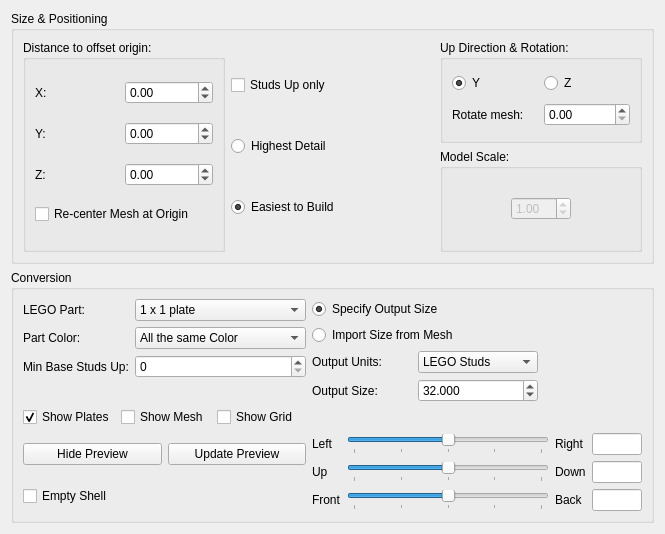
<?xml version="1.0" encoding="UTF-8"?>
<ui version="4.0">
 <class>ArgPanel</class>
 <widget class="QWidget" name="ArgPanel">
  <property name="geometry">
   <rect>
    <x>0</x>
    <y>0</y>
    <width>665</width>
    <height>534</height>
   </rect>
  </property>
  <property name="sizePolicy">
   <sizepolicy hsizetype="Minimum" vsizetype="Minimum">
    <horstretch>0</horstretch>
    <verstretch>0</verstretch>
   </sizepolicy>
  </property>
  <property name="minimumSize">
   <size>
    <width>665</width>
    <height>534</height>
   </size>
  </property>
  <property name="maximumSize">
   <size>
    <width>665</width>
    <height>534</height>
   </size>
  </property>
  <property name="windowTitle">
   <string>Form</string>
  </property>
  <layout class="QGridLayout" name="gridLayout_7">
   <item row="0" column="0">
    <widget class="QGroupBox" name="groupBox_4">
     <property name="title">
      <string>Size &amp;&amp; Positioning</string>
     </property>
     <layout class="QGridLayout" name="gridLayout_3">
      <item row="0" column="2">
       <widget class="QGroupBox" name="groupBox_2">
        <property name="title">
         <string>Up Direction &amp;&amp; Rotation:</string>
        </property>
        <layout class="QGridLayout" name="gridLayout_5">
         <item row="0" column="0">
          <widget class="QRadioButton" name="upYRadio">
           <property name="toolTip">
            <string>Change the Mesh's UP direction</string>
           </property>
           <property name="text">
            <string>Y</string>
           </property>
           <property name="checked">
            <bool>true</bool>
           </property>
          </widget>
         </item>
         <item row="0" column="1">
          <widget class="QRadioButton" name="upZRadio">
           <property name="toolTip">
            <string>Change the Mesh's UP direction</string>
           </property>
           <property name="text">
            <string>Z</string>
           </property>
          </widget>
         </item>
         <item row="1" column="0">
          <widget class="QLabel" name="label_3">
           <property name="text">
            <string>Rotate mesh:</string>
           </property>
           <property name="buddy">
            <cstring>rotateDSpin</cstring>
           </property>
          </widget>
         </item>
         <item row="1" column="1">
          <widget class="QDoubleSpinBox" name="rotateDSpin">
           <property name="toolTip">
            <string>Rotate the Mesh this many degrees around its UP direction</string>
           </property>
           <property name="maximum">
            <double>360.000000000000000</double>
           </property>
          </widget>
         </item>
        </layout>
       </widget>
      </item>
      <item row="1" column="2">
       <widget class="QGroupBox" name="groupBox_3">
        <property name="title">
         <string>Model Scale:</string>
        </property>
        <layout class="QGridLayout" name="gridLayout">
         <item row="0" column="0">
          <widget class="QDoubleSpinBox" name="scaleDSpinold">
           <property name="enabled">
            <bool>false</bool>
           </property>
           <property name="maximumSize">
            <size>
             <width>60</width>
             <height>16777215</height>
            </size>
           </property>
           <property name="toolTip">
            <string>Grow or shrink the Mesh by this amount overall</string>
           </property>
           <property name="minimum">
            <double>-5000000.000000000000000</double>
           </property>
           <property name="maximum">
            <double>5000000.000000000000000</double>
           </property>
           <property name="value">
            <double>1.000000000000000</double>
           </property>
          </widget>
         </item>
        </layout>
       </widget>
      </item>
      <item row="0" column="0" rowspan="2">
       <widget class="QGroupBox" name="groupBox">
        <property name="title">
         <string>Distance to offset origin:</string>
        </property>
        <layout class="QGridLayout" name="gridLayout_4">
         <item row="0" column="0">
          <widget class="QLabel" name="label">
           <property name="text">
            <string>X:</string>
           </property>
           <property name="buddy">
            <cstring>offsetXDSpin</cstring>
           </property>
          </widget>
         </item>
         <item row="0" column="1">
          <widget class="QDoubleSpinBox" name="offsetXDSpin">
           <property name="toolTip">
            <string>Offset the Mesh's origin by this much in X direction</string>
           </property>
           <property name="minimum">
            <double>-5000000.000000000000000</double>
           </property>
           <property name="maximum">
            <double>5000000.000000000000000</double>
           </property>
           <property name="value">
            <double>0.000000000000000</double>
           </property>
          </widget>
         </item>
         <item row="1" column="0">
          <widget class="QLabel" name="label_4">
           <property name="text">
            <string>Y:</string>
           </property>
           <property name="buddy">
            <cstring>offsetYDSpin</cstring>
           </property>
          </widget>
         </item>
         <item row="1" column="1">
          <widget class="QDoubleSpinBox" name="offsetYDSpin">
           <property name="toolTip">
            <string>Offset the Mesh's origin by this much in Y direction</string>
           </property>
           <property name="minimum">
            <double>-5000000.000000000000000</double>
           </property>
           <property name="maximum">
            <double>5000000.000000000000000</double>
           </property>
          </widget>
         </item>
         <item row="2" column="0">
          <widget class="QLabel" name="label_5">
           <property name="text">
            <string>Z:</string>
           </property>
           <property name="buddy">
            <cstring>offsetZDSpin</cstring>
           </property>
          </widget>
         </item>
         <item row="2" column="1">
          <widget class="QDoubleSpinBox" name="offsetZDSpin">
           <property name="toolTip">
            <string>Offset the Mesh's origin by this much in Z direction</string>
           </property>
           <property name="minimum">
            <double>-5000000.000000000000000</double>
           </property>
           <property name="maximum">
            <double>5000000.000000000000000</double>
           </property>
          </widget>
         </item>
         <item row="3" column="0" colspan="2">
          <widget class="QCheckBox" name="centerCheck">
           <property name="enabled">
            <bool>true</bool>
           </property>
           <property name="toolTip">
            <string>Re-center the Mesh at origin</string>
           </property>
           <property name="text">
            <string>Re-center Mesh at Origin</string>
           </property>
           <property name="checked">
            <bool>false</bool>
           </property>
          </widget>
         </item>
        </layout>
       </widget>
      </item>
      <item row="0" column="1" rowspan="2">
       <layout class="QVBoxLayout" name="verticalLayout">
        <item>
         <widget class="QCheckBox" name="studsUpCheck">
          <property name="toolTip">
           <string>Use only Studs Up parts</string>
          </property>
          <property name="text">
           <string>Studs Up only</string>
          </property>
         </widget>
        </item>
        <item>
         <widget class="QRadioButton" name="maxDetailRadio">
          <property name="toolTip">
           <string>Create a LEGO model that is the closest match to the Mesh as possible.  Could result in some seriously tricky building.</string>
          </property>
          <property name="text">
           <string>Highest Detail</string>
          </property>
          <property name="checked">
           <bool>false</bool>
          </property>
         </widget>
        </item>
        <item>
         <widget class="QRadioButton" name="radioButton_2">
          <property name="toolTip">
           <string>Create a LEGO model that's as easy to build as possible.  May lose some accuracy in favor of buildability.</string>
          </property>
          <property name="text">
           <string>Easiest to Build</string>
          </property>
          <property name="checked">
           <bool>true</bool>
          </property>
         </widget>
        </item>
       </layout>
      </item>
     </layout>
    </widget>
   </item>
   <item row="1" column="0">
    <widget class="QGroupBox" name="groupBox_5">
     <property name="title">
      <string>Conversion</string>
     </property>
     <layout class="QGridLayout" name="gridLayout_6">
      <item row="0" column="0" colspan="2">
       <layout class="QFormLayout" name="formLayout_4">
        <property name="fieldGrowthPolicy">
         <enum>QFormLayout::FieldGrowthPolicy::AllNonFixedFieldsGrow</enum>
        </property>
        <item row="0" column="0">
         <widget class="QLabel" name="label_8">
          <property name="text">
           <string>LEGO Part:</string>
          </property>
          <property name="buddy">
           <cstring>partCombo</cstring>
          </property>
         </widget>
        </item>
        <item row="0" column="1">
         <widget class="QComboBox" name="partCombo">
          <property name="toolTip">
           <string>Use this LEGO part in the LDraw file created by LSculpt</string>
          </property>
          <item>
           <property name="text">
            <string>1 x 1 plate</string>
           </property>
          </item>
          <item>
           <property name="text">
            <string>1 x 1 tile</string>
           </property>
          </item>
          <item>
           <property name="text">
            <string>simple 1x1 plate (fast)</string>
           </property>
          </item>
          <item>
           <property name="text">
            <string>simple 1x1 tile (really fast)</string>
           </property>
          </item>
         </widget>
        </item>
        <item row="1" column="0">
         <widget class="QLabel" name="label_9">
          <property name="text">
           <string>Part Color:</string>
          </property>
          <property name="buddy">
           <cstring>colorCombo</cstring>
          </property>
         </widget>
        </item>
        <item row="1" column="1">
         <widget class="QComboBox" name="colorCombo">
          <property name="toolTip">
           <string>Choose how the parts in the LEGO model will be colored</string>
          </property>
          <item>
           <property name="text">
            <string>All the same Color</string>
           </property>
          </item>
          <item>
           <property name="text">
            <string>Color by Layers</string>
           </property>
          </item>
          <item>
           <property name="text">
            <string>Color by Orientation</string>
           </property>
          </item>
         </widget>
        </item>
        <item row="2" column="0">
         <widget class="QLabel" name="label_10">
          <property name="text">
           <string>Min Base Studs Up:</string>
          </property>
          <property name="buddy">
           <cstring>baseSpin</cstring>
          </property>
         </widget>
        </item>
        <item row="2" column="1">
         <widget class="QSpinBox" name="baseSpin">
          <property name="toolTip">
           <string>Use a base of Studs Up parts for this many bottom Mesh layers</string>
          </property>
         </widget>
        </item>
       </layout>
      </item>
      <item row="0" column="2" rowspan="2">
       <layout class="QVBoxLayout" name="verticalLayout_3">
        <item>
         <widget class="QRadioButton" name="lengthRadio">
          <property name="toolTip">
           <string/>
          </property>
          <property name="text">
           <string>Specify Output Size</string>
          </property>
          <property name="checked">
           <bool>true</bool>
          </property>
         </widget>
        </item>
        <item>
         <widget class="QRadioButton" name="scaleRadio">
          <property name="toolTip">
           <string/>
          </property>
          <property name="text">
           <string>Import Size from Mesh</string>
          </property>
         </widget>
        </item>
        <item>
         <layout class="QFormLayout" name="formLayout_3">
          <property name="fieldGrowthPolicy">
           <enum>QFormLayout::FieldGrowthPolicy::AllNonFixedFieldsGrow</enum>
          </property>
          <item row="0" column="0">
           <widget class="QLabel" name="unitsLabel">
            <property name="minimumSize">
             <size>
              <width>100</width>
              <height>0</height>
             </size>
            </property>
            <property name="maximumSize">
             <size>
              <width>100</width>
              <height>16777215</height>
             </size>
            </property>
            <property name="text">
             <string>Output Units:</string>
            </property>
            <property name="buddy">
             <cstring>unitsCombo</cstring>
            </property>
           </widget>
          </item>
          <item row="0" column="1">
           <widget class="QComboBox" name="unitsCombo">
            <property name="maximumSize">
             <size>
              <width>120</width>
              <height>16777215</height>
             </size>
            </property>
            <property name="toolTip">
             <string/>
            </property>
            <item>
             <property name="text">
              <string>LEGO Studs</string>
             </property>
            </item>
            <item>
             <property name="text">
              <string>LDraw Units</string>
             </property>
            </item>
            <item>
             <property name="text">
              <string>Millimeters</string>
             </property>
            </item>
            <item>
             <property name="text">
              <string>Centimeters</string>
             </property>
            </item>
            <item>
             <property name="text">
              <string>Meters</string>
             </property>
            </item>
            <item>
             <property name="text">
              <string>Inches</string>
             </property>
            </item>
            <item>
             <property name="text">
              <string>Feet</string>
             </property>
            </item>
           </widget>
          </item>
          <item row="1" column="0">
           <widget class="QLabel" name="scaleLabel">
            <property name="minimumSize">
             <size>
              <width>100</width>
              <height>0</height>
             </size>
            </property>
            <property name="maximumSize">
             <size>
              <width>100</width>
              <height>16777215</height>
             </size>
            </property>
            <property name="text">
             <string>Output Size:</string>
            </property>
           </widget>
          </item>
          <item row="1" column="1">
           <widget class="QDoubleSpinBox" name="scaleDSpin">
            <property name="enabled">
             <bool>true</bool>
            </property>
            <property name="maximumSize">
             <size>
              <width>120</width>
              <height>16777215</height>
             </size>
            </property>
            <property name="toolTip">
             <string/>
            </property>
            <property name="toolTipDuration">
             <number>-4</number>
            </property>
            <property name="layoutDirection">
             <enum>Qt::LayoutDirection::LeftToRight</enum>
            </property>
            <property name="decimals">
             <number>3</number>
            </property>
            <property name="maximum">
             <double>10240.000000000000000</double>
            </property>
            <property name="value">
             <double>32.000000000000000</double>
            </property>
           </widget>
          </item>
         </layout>
        </item>
       </layout>
      </item>
      <item row="1" column="0" colspan="2">
       <layout class="QHBoxLayout" name="horizontalLayout">
        <item>
         <widget class="QCheckBox" name="showPlatesCheck">
          <property name="text">
           <string>Show Plates</string>
          </property>
          <property name="checked">
           <bool>true</bool>
          </property>
         </widget>
        </item>
        <item>
         <widget class="QCheckBox" name="showMeshCheck">
          <property name="text">
           <string>Show Mesh</string>
          </property>
         </widget>
        </item>
        <item>
         <widget class="QCheckBox" name="showGridCheck">
          <property name="text">
           <string>Show Grid</string>
          </property>
         </widget>
        </item>
       </layout>
      </item>
      <item row="2" column="0">
       <widget class="QPushButton" name="hideLDViewBtn">
        <property name="text">
         <string>Hide Preview</string>
        </property>
       </widget>
      </item>
      <item row="2" column="1">
       <widget class="QPushButton" name="runLSculptBtn">
        <property name="toolTip">
         <string>Generate a new Preview Model from the current settings</string>
        </property>
        <property name="text">
         <string>Update Preview</string>
        </property>
       </widget>
      </item>
      <item row="2" column="2" rowspan="2">
       <layout class="QGridLayout" name="gridLayout_2">
        <item row="1" column="0">
         <widget class="QLabel" name="label_7">
          <property name="layoutDirection">
           <enum>Qt::LayoutDirection::LeftToRight</enum>
          </property>
          <property name="text">
           <string>Up</string>
          </property>
         </widget>
        </item>
        <item row="0" column="0">
         <widget class="QLabel" name="label_2">
          <property name="layoutDirection">
           <enum>Qt::LayoutDirection::LeftToRight</enum>
          </property>
          <property name="text">
           <string>Left</string>
          </property>
         </widget>
        </item>
        <item row="2" column="3">
         <widget class="QLineEdit" name="nudgeZ">
          <property name="minimumSize">
           <size>
            <width>50</width>
            <height>0</height>
           </size>
          </property>
          <property name="maximumSize">
           <size>
            <width>50</width>
            <height>16777215</height>
           </size>
          </property>
         </widget>
        </item>
        <item row="0" column="2">
         <widget class="QLabel" name="label_6">
          <property name="text">
           <string>Right</string>
          </property>
         </widget>
        </item>
        <item row="1" column="1">
         <widget class="QSlider" name="sliderY">
          <property name="minimum">
           <number>-20</number>
          </property>
          <property name="maximum">
           <number>20</number>
          </property>
          <property name="orientation">
           <enum>Qt::Orientation::Horizontal</enum>
          </property>
          <property name="tickPosition">
           <enum>QSlider::TickPosition::TicksBelow</enum>
          </property>
          <property name="tickInterval">
           <number>10</number>
          </property>
         </widget>
        </item>
        <item row="2" column="1">
         <widget class="QSlider" name="sliderZ">
          <property name="minimum">
           <number>-20</number>
          </property>
          <property name="maximum">
           <number>20</number>
          </property>
          <property name="orientation">
           <enum>Qt::Orientation::Horizontal</enum>
          </property>
          <property name="tickPosition">
           <enum>QSlider::TickPosition::TicksBelow</enum>
          </property>
          <property name="tickInterval">
           <number>10</number>
          </property>
         </widget>
        </item>
        <item row="2" column="2">
         <widget class="QLabel" name="label_13">
          <property name="text">
           <string>Back</string>
          </property>
         </widget>
        </item>
        <item row="1" column="2">
         <widget class="QLabel" name="label_11">
          <property name="text">
           <string>Down</string>
          </property>
         </widget>
        </item>
        <item row="2" column="0">
         <widget class="QLabel" name="label_12">
          <property name="layoutDirection">
           <enum>Qt::LayoutDirection::LeftToRight</enum>
          </property>
          <property name="text">
           <string>Front</string>
          </property>
         </widget>
        </item>
        <item row="0" column="3">
         <widget class="QLineEdit" name="nudgeX">
          <property name="minimumSize">
           <size>
            <width>50</width>
            <height>0</height>
           </size>
          </property>
          <property name="maximumSize">
           <size>
            <width>50</width>
            <height>16777215</height>
           </size>
          </property>
         </widget>
        </item>
        <item row="1" column="3">
         <widget class="QLineEdit" name="nudgeY">
          <property name="minimumSize">
           <size>
            <width>50</width>
            <height>0</height>
           </size>
          </property>
          <property name="maximumSize">
           <size>
            <width>50</width>
            <height>16777215</height>
           </size>
          </property>
         </widget>
        </item>
        <item row="0" column="1">
         <widget class="QSlider" name="sliderX">
          <property name="minimum">
           <number>-20</number>
          </property>
          <property name="maximum">
           <number>20</number>
          </property>
          <property name="orientation">
           <enum>Qt::Orientation::Horizontal</enum>
          </property>
          <property name="tickPosition">
           <enum>QSlider::TickPosition::TicksBelow</enum>
          </property>
          <property name="tickInterval">
           <number>10</number>
          </property>
         </widget>
        </item>
       </layout>
      </item>
      <item row="3" column="0" colspan="2">
       <widget class="QCheckBox" name="emptyCheck">
        <property name="toolTip">
         <string>Create an empty shell (use with disconnected or overlapping surfaces that otherwise result in lots of artifacts)</string>
        </property>
        <property name="text">
         <string>Empty Shell</string>
        </property>
       </widget>
      </item>
     </layout>
    </widget>
   </item>
  </layout>
 </widget>
 <tabstops>
  <tabstop>unitsCombo</tabstop>
  <tabstop>offsetXDSpin</tabstop>
  <tabstop>offsetYDSpin</tabstop>
  <tabstop>offsetZDSpin</tabstop>
  <tabstop>upYRadio</tabstop>
  <tabstop>upZRadio</tabstop>
  <tabstop>rotateDSpin</tabstop>
  <tabstop>scaleDSpinold</tabstop>
  <tabstop>partCombo</tabstop>
  <tabstop>colorCombo</tabstop>
  <tabstop>baseSpin</tabstop>
  <tabstop>studsUpCheck</tabstop>
  <tabstop>maxDetailRadio</tabstop>
  <tabstop>radioButton_2</tabstop>
  <tabstop>runLSculptBtn</tabstop>
 </tabstops>
 <resources/>
 <connections/>
</ui>
